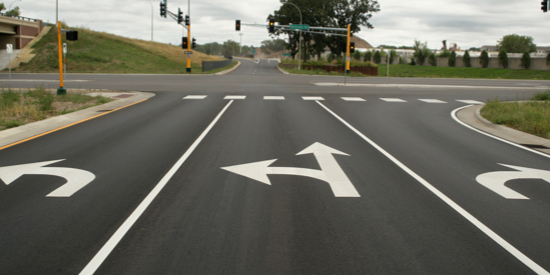
#> input picture lane detection OpenCV/road1.jpg, 550 x 275 px
$ python chapter1.py
#> lines starting #> are read from the running program, lines starting #| are printed output that depends on the picture; after the words box and inside, x2 and y2 are one past the last pixel; in counts of white or black regions, pixels touching at a corner belong together
#> further down, img is the input picture: shape (275, 550, 3); mean B, G, R 96.1, 107.3, 108.1
import cv2
import numpy as np
import matplotlib.pyplot as mt

def canny(image):
    imgGray = cv2.cvtColor(image, cv2.COLOR_BGR2GRAY)
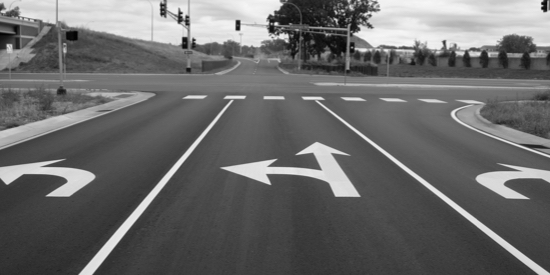
#> imgGray: shape (275, 550); min 2, max 247, mean 106.3
    imgBlur = cv2.GaussianBlur(imgGray, (5, 5), 0)
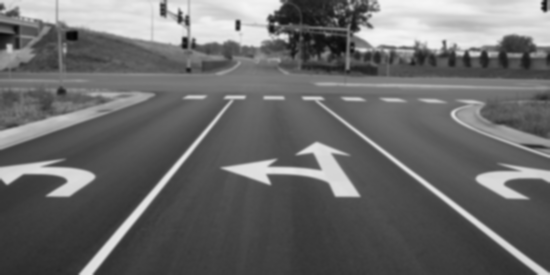
#> imgBlur: shape (275, 550); min 5, max 245, mean 106.3
    imgCanny = cv2.Canny(imgBlur, 50, 150)
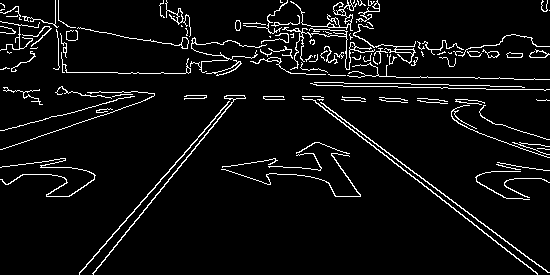
#> imgCanny: shape (275, 550); 5.6% white in thin lines or dots
    return imgCanny
def region_of_interest(image):
    height = image.shape[0]
#> height = 275
    polygons = np.array([[(50,height),(550,height),(260,50)]])
#> polygons = [[50, 275], [550, 275], [260, 50]]
    mask = np.zeros_like(image)
    cv2.fillPoly(mask,polygons,255)
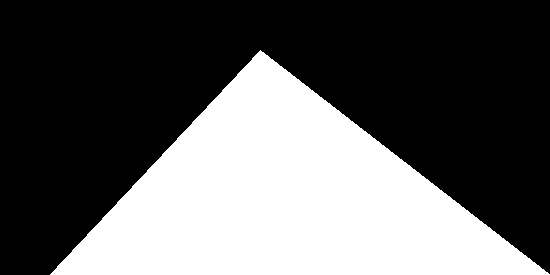
#> mask: shape (275, 550); 37.3% white; 1 white region, box (x1, y1, x2, y2) and area: (50, 50, 550, 275) 56402
    maskedImage = cv2.bitwise_and(image,mask)
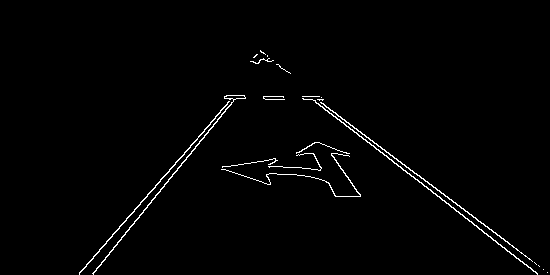
#> maskedImage: shape (275, 550); 1.4% white in thin lines or dots, all inside (x1, y1, x2, y2) = (79, 50, 548, 275)
#> `lines = cv2.HoughLinesP(croppedImage,2, np.pi/180,200,np.array([]),min..`: lines = [[317, 99, 539, 266], [92, 273, 188, 155], [314, 100, 528, 267], [79, 272, 126, 220], [132, 225, 174, 173]]
    return maskedImage

def displayLines(image, lines):
    lineImage = np.zeros_like(image)
    if lines is not None:
        for line in lines:
            x1,y1,x2,y2 = line.reshape(4)
            cv2.line(lineImage,(x1,y1),(x2,y2),(255,0,0),5)
            return lineImage
#> this loop made 1 pass
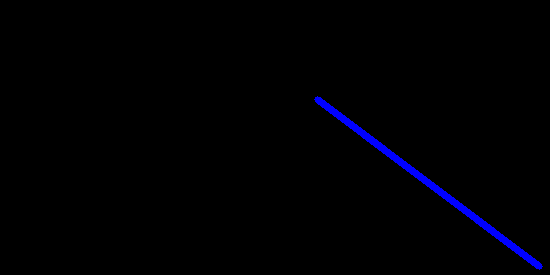
#> lineImage: shape (275, 550, 3); mean of channels 0, 1, 2 3.3, 0, 0; drawn as B, G, R


img = cv2.imread("road1.jpg")
kernel = np.ones((5, 5), np.uint8)
canny = canny(img)
croppedImage = region_of_interest(canny)
lines = cv2.HoughLinesP(croppedImage,2, np.pi/180,200,np.array([]),minLineLength=40,maxLineGap=2 )
line_image = displayLines(img,lines)
comboImage = cv2.addWeighted(img,0.8,line_image,1,1)
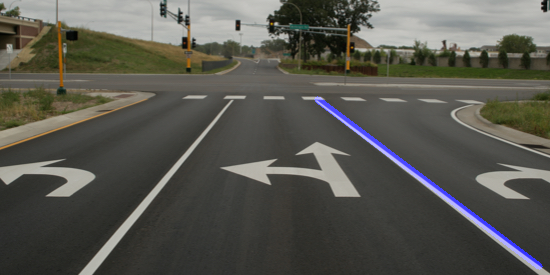
#> comboImage: shape (275, 550, 3); mean B, G, R 79.8, 86.8, 87.5
cv2.imshow("before",croppedImage)
cv2.imshow("after",comboImage)
cv2.waitKey(0)

$ run again, with lane detection OpenCV/road3.jpg copied over lane detection OpenCV/road1.jpg
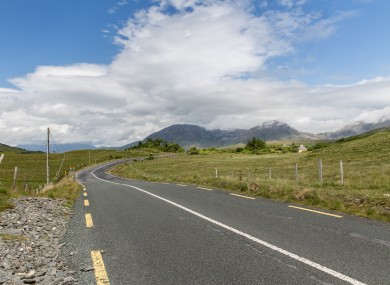
#> input picture lane detection OpenCV/road3.jpg, 390 x 285 px
#> img is the input picture: shape (285, 390, 3); mean B, G, R 145.5, 146.6, 139.5
#> in canny, `imgCanny = cv2.Canny(imgBlur, 50, 150)`:
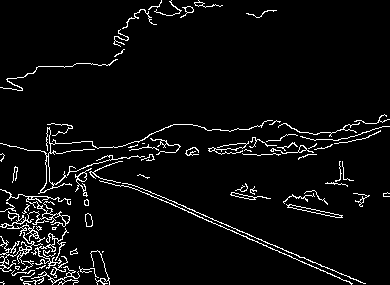
#> imgCanny: shape (285, 390); 4.9% white in thin lines or dots
#> mask: shape (285, 390); 43.5% white; 1 white region, box (x1, y1, x2, y2) and area: (50, 50, 390, 285) 48400
#> maskedImage: shape (285, 390); 1.9% white in thin lines or dots, all inside (x1, y1, x2, y2) = (52, 120, 390, 285)
#> lines = [[174, 202, 298, 255], [156, 197, 323, 271]]
#> the loop in displayLines, `for line in lines:` made 1 pass
#> `comboImage = cv2.addWeighted(img,0.8,line_image,1,1)`:
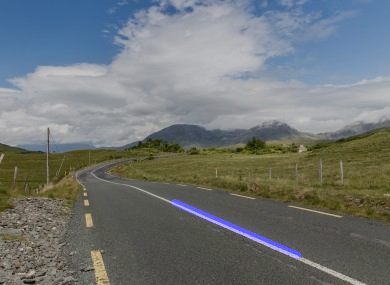
#> comboImage: shape (285, 390, 3); mean B, G, R 118.6, 118.3, 112.6
